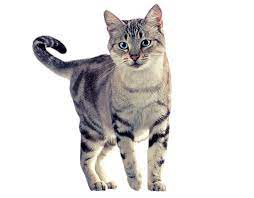
#> input picture resources/kot.png, 254 x 198 px
$ python excersise_two.py
#> lines starting #> are read from the running program, lines starting #| are printed output that depends on the picture; after the words box and inside, x2 and y2 are one past the last pixel; in counts of white or black regions, pixels touching at a corner belong together
import cv2
import numpy as np

img = cv2.imread('resources/kot.png')
#> img is the input picture: shape (198, 254, 3); mean B, G, R 218.6, 219.6, 222.1
kernel = np.ones((5,5),np.uint8)

imgGray = cv2.cvtColor(img,cv2.COLOR_BGR2GRAY)
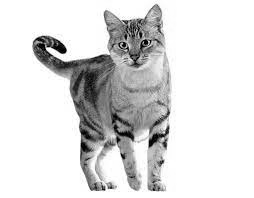
#> imgGray: shape (198, 254); min 0, max 255, mean 220.2
imgBlur = cv2.GaussianBlur(imgGray,(7,7), 0)
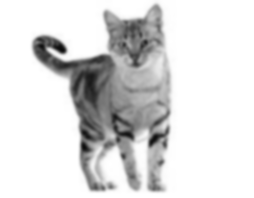
#> imgBlur: shape (198, 254); min 11, max 255, mean 220.2
imgCanny = cv2.Canny(img,100,100)
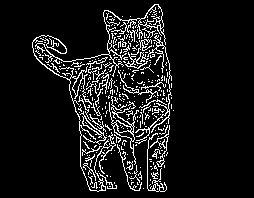
#> imgCanny: shape (198, 254); 9.4% white in thin lines or dots, all inside (x1, y1, x2, y2) = (32, 4, 174, 192)
imgDilation = cv2.dilate(imgCanny,kernel, iterations=1)
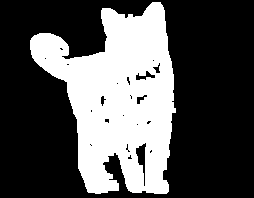
#> imgDilation: shape (198, 254); 32.9% white; 1 white region, box (x1, y1, x2, y2) and area: (30, 2, 176, 194) 16521
imgEroded = cv2.erode(imgDilation,kernel, iterations=1)
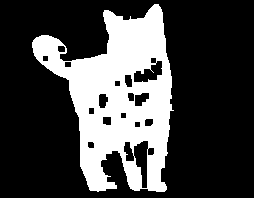
#> imgEroded: shape (198, 254); 26.8% white; 1 white region, box (x1, y1, x2, y2) and area: (32, 4, 174, 192) 13471

cv2.imshow('Gray image', imgGray)
cv2.imshow('Blur image', imgBlur)
cv2.imshow('Canny Image', imgCanny)
cv2.imshow('Dialation Image', imgDilation)
cv2.imshow('Eroded Image', imgEroded)
cv2.waitKey(0)
